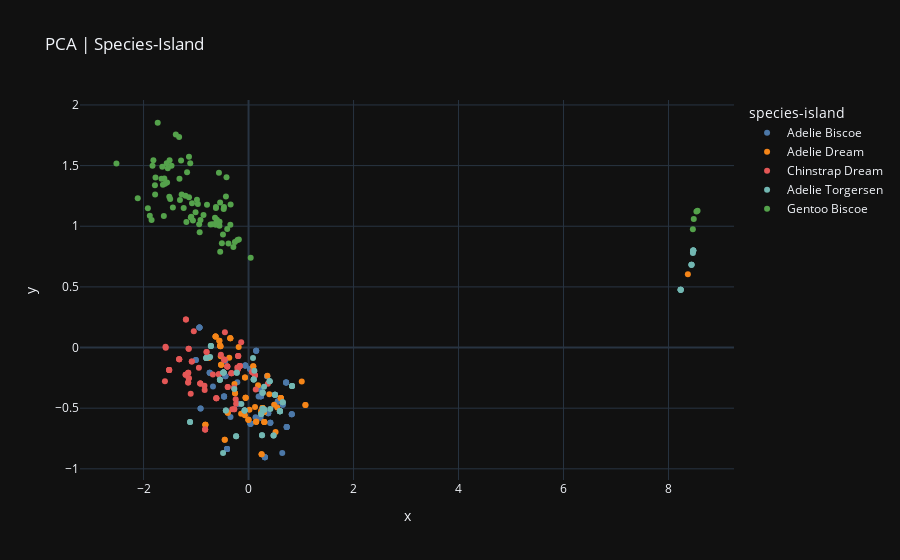

Source (notebook cell):
### Markdown cell above
# Investigating Outliers

### Code cell
pca = PCA(n_components=2, random_state=random_state)
pca_data = pca.fit_transform(X=X_train,)
pca_X = pca_data[:,0]
pca_Y = pca_data[:,1]

px.scatter(
    data_frame=training,
    x=pca_X,
    y=pca_Y,
    color='species-island',
    title='PCA | Species-Island',
    color_discrete_sequence=px.colors.qualitative.T10,
)
